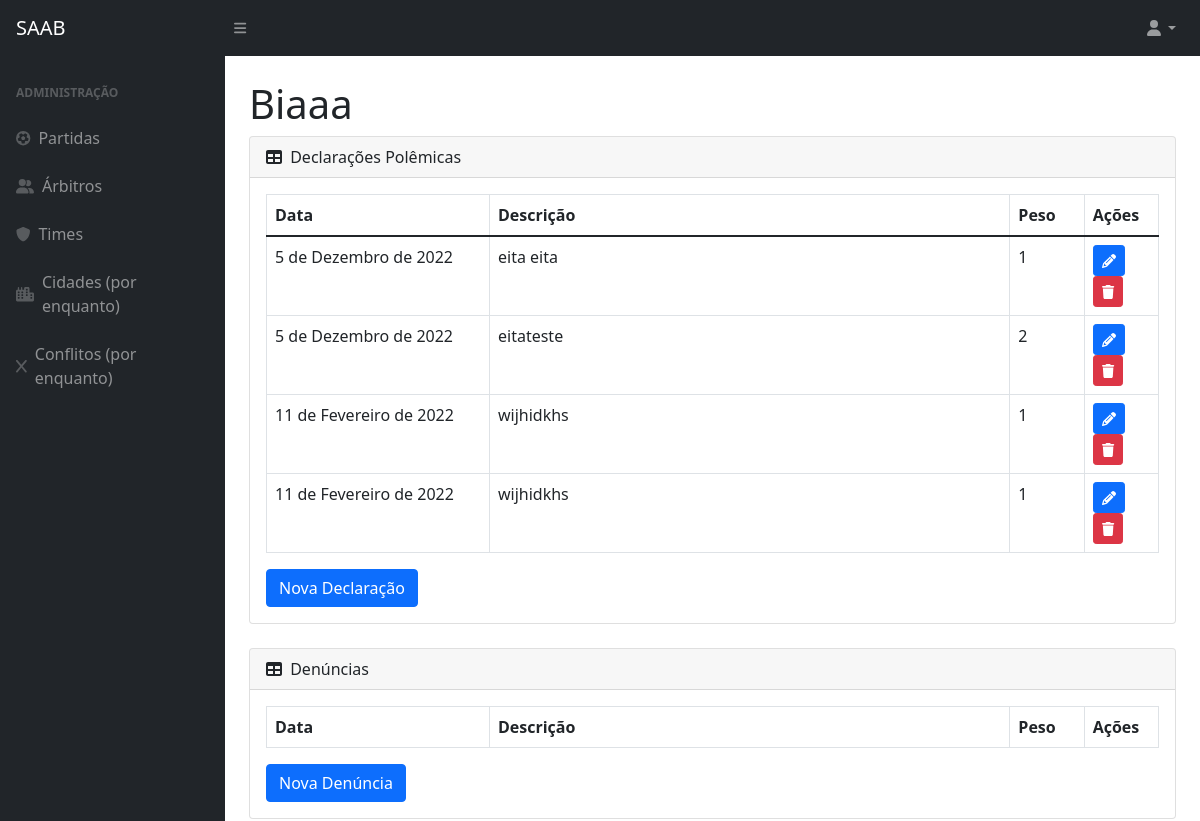
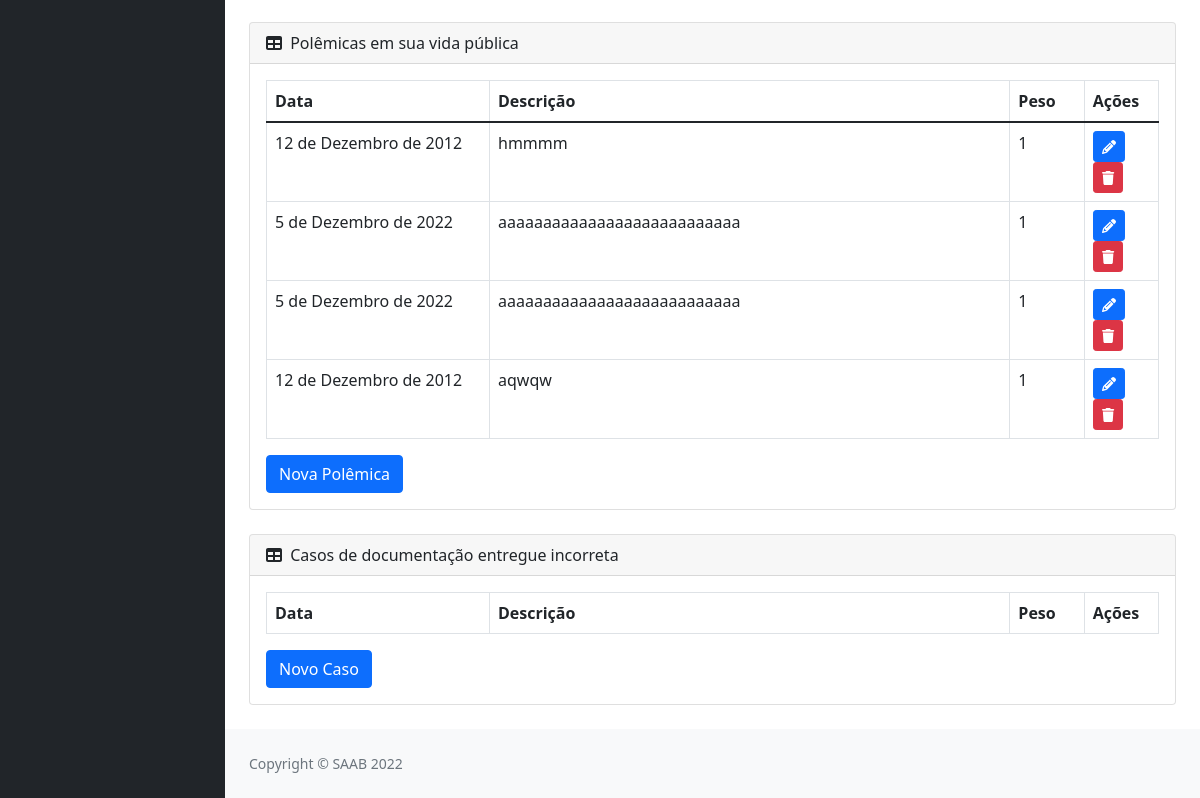
The app's page /InfoAdicionais/3, older data (2 pictures, top to bottom).
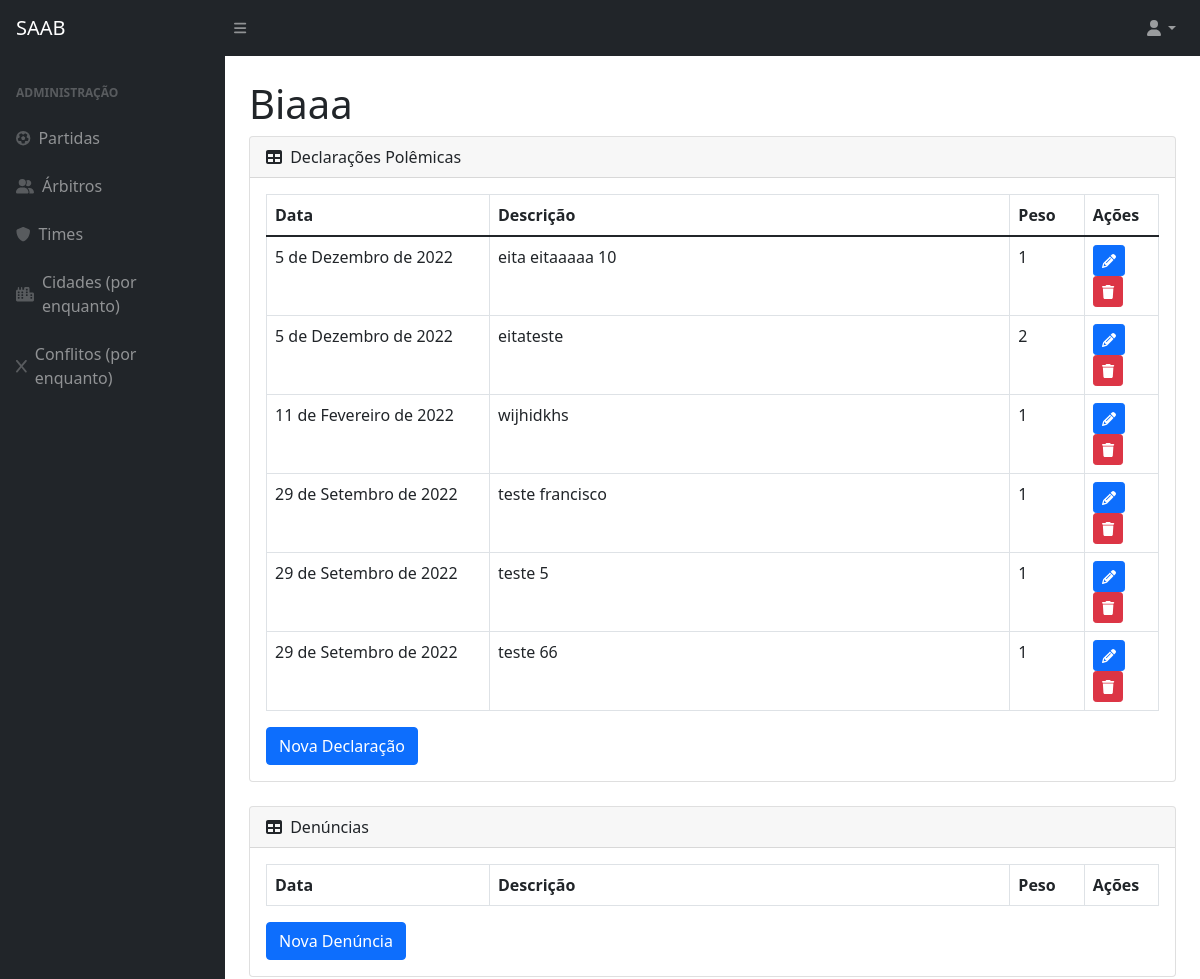
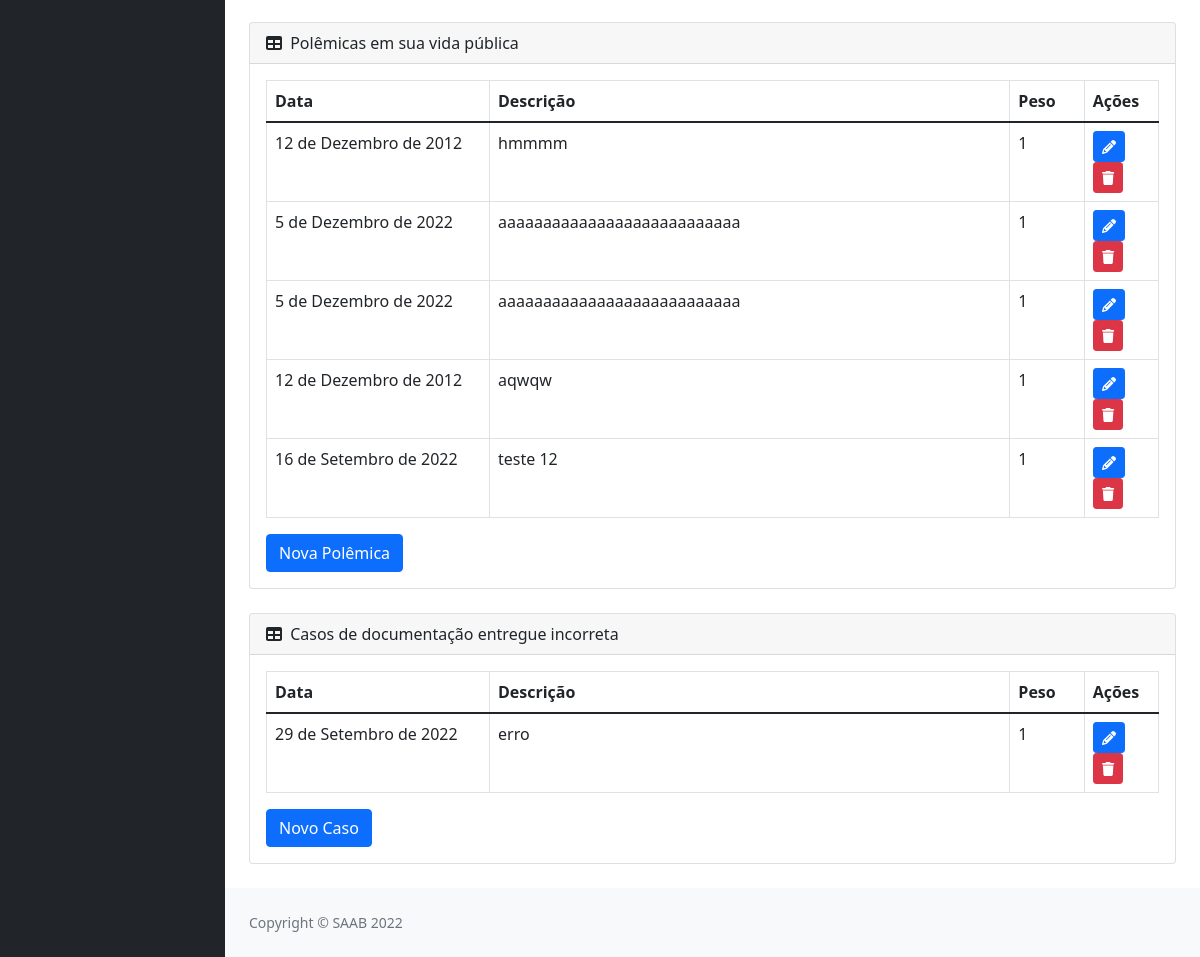
The same page, newer data (2 pictures, top to bottom).
### privado/models.py (models this page shows)
class DeclaracaoArbitro(models.Model):
    codigo = models.AutoField(primary_key=True)
    arbitro = models.ForeignKey(Arbitro, on_delete=models.CASCADE)
    descricao = models.TextField(max_length=260)
    data = models.DateField()
    peso = models.IntegerField()

class VidapubliArbitro(models.Model):
    codigo = models.AutoField(primary_key=True)
    arbitro = models.ForeignKey(Arbitro, on_delete=models.CASCADE)
    descricao = models.TextField(max_length=260)
    data = models.DateField()
    peso = models.IntegerField()

class DocumentoArbitro(models.Model):
    codigo = models.AutoField(primary_key=True)
    arbitro = models.ForeignKey(Arbitro, on_delete=models.CASCADE)
    descricao = models.TextField(max_length=260)
    data = models.DateField()
    peso = models.IntegerField()

### privado/views.py (the view)
# urls.py: path('InfoAdicionais/<int:id>', InfoAdicionais, name="url_InfoAdicionais"),
def InfoAdicionais (request, id):
    arbi = Arbitro.objects.get(pk=id)
    Decla = DeclaracaoArbitro.objects.filter(arbitro=id)
    Denun = DenunciaArbitro.objects.filter(arbitro=id)
    VidaPub = VidapubliArbitro.objects.filter(arbitro=id)
    Doc = DocumentoArbitro.objects.filter(arbitro=id)
    context = {
        'arbitro': arbi,
        'Decla': Decla,
        'Denun': Denun,
        'VidaPub': VidaPub,
        'Doc': Doc
    }
    return render(request, "SAAB/InfoAdicionais.html", context)

### privado/models.py (called while the page is built)
    def __str__(self):
        return (self.nome)

### privado/templates/SAAB/InfoAdicionais.html (shortened to what the changed rows need)
{% extends 'SAAB/layout.html' %}
{% block conteudo %}
{% load static %}
<!DOCTYPE html>
<html lang="en">
<head>
</head>
<body>
    <h1 class="mt-4">{{ arbitro }}</h1>
    <div class="card mb-4">
        <div class="card-body">
            <table class="table table-bordered">
                <thead>
                    <tr>
                        <th class="col-3">Data</th>
                        <th>Descrição</th>
                        <th class="col-1">Peso</th>
                        <th class="col-1">Ações</th>
                    </tr>
                </thead>
                {% for i in Decla %}
                    <tr>
                        <td>{{ i.data }}</td>
                        <td>{{ i.descricao }}</td>
                        <td>{{ i.peso }}</td>
                        <td>
                            <a href="{% url 'url_updateDeclaPolemica' arbitro.codigo i.codigo %}"><button class="btn btn-primary btn-sm"><i class="fas fa-pencil"></i></button></a>
                            <a href="{% url 'url_deleteDeclaPolemica' arbitro.codigo i.codigo %}"><button class="btn btn-danger btn-sm"><i class="fas fa-trash"></i></button></a>
                        </td>
                    </tr>
                {% endfor %}
            </table>
        </div>
    </div>
    <div class="card mb-4">
        <div class="card-body">
            <table class="table table-bordered">
                <thead>
                    <tr>
                        <th class="col-3">Data</th>
                        <th>Descrição</th>
                        <th class="col-1">Peso</th>
                        <th class="col-1">Ações</th>
                    </tr>
                </thead>
            </table>
        </div>
    </div>
    <div class="card mb-4">
        <div class="card-body">
            <table class="table table-bordered">
                <thead>
                    <tr>
                        <th class="col-3">Data</th>
                        <th>Descrição</th>
                        <th class="col-1">Peso</th>
                        <th class="col-1">Ações</th>
                    </tr>
                </thead>
                {% for i in VidaPub %}
                    <tr>
                        <td>{{ i.data }}</td>
                        <td>{{ i.descricao }}</td>
                        <td>{{ i.peso }}</td>
                        <td>
                            <a href="{% url 'url_updatePolemicaVP' arbitro.codigo i.codigo%}"><button class="btn btn-primary btn-sm"><i class="fas fa-pencil"></i></button></a>
                            <a href="{% url 'url_deletePolemicaVP' arbitro.codigo i.codigo%}"><button class="btn btn-danger btn-sm"><i class="fas fa-trash"></i></button></a>
                        </td>
                    </tr>
                {% endfor %}
            </table>
        </div>
    </div>
    <div class="card mb-4">
        <div class="card-body">
            <table class="table table-bordered">
                <thead>
                    <tr>
                        <th class="col-3">Data</th>
                        <th>Descrição</th>
                        <th class="col-1">Peso</th>
                        <th class="col-1">Ações</th>
                    </tr>
                </thead>
                {% for i in Doc %}
                    <tr>
                        <td>{{ i.data }}</td>
                        <td>{{ i.descricao }}</td>
                        <td>{{ i.peso }}</td>
                        <td>
                            <a href="{% url 'url_updatePapelada' arbitro.codigo i.codigo%}"><button class="btn btn-primary btn-sm"><i class="fas fa-pencil"></i></button></a>
                            <a href="{% url 'url_deletePapelada' arbitro.codigo i.codigo%}"><button class="btn btn-danger btn-sm"><i class="fas fa-trash"></i></button></a>
                        </td>
                    </tr>
                {% endfor %}
            </table>
        </div>
    </div>
</body>
</html>
{% endblock %}

Row changes from the older to the newer data that the page shows:
removed DeclaracaoArbitro: data "11 de Fevereiro de 2022", descricao "wijhidkhs", peso "1"
changed DeclaracaoArbitro: descricao "eita eita" → "eita eitaaaaa 10"
added DeclaracaoArbitro: data "29 de Setembro de 2022", descricao "teste francisco", peso "1"
added DeclaracaoArbitro: data "29 de Setembro de 2022", descricao "teste 5", peso "1"
added DeclaracaoArbitro: data "29 de Setembro de 2022", descricao "teste 66", peso "1"
added VidapubliArbitro: data "16 de Setembro de 2022", descricao "teste 12", peso "1"
added DocumentoArbitro: data "29 de Setembro de 2022", descricao "erro", peso "1"
